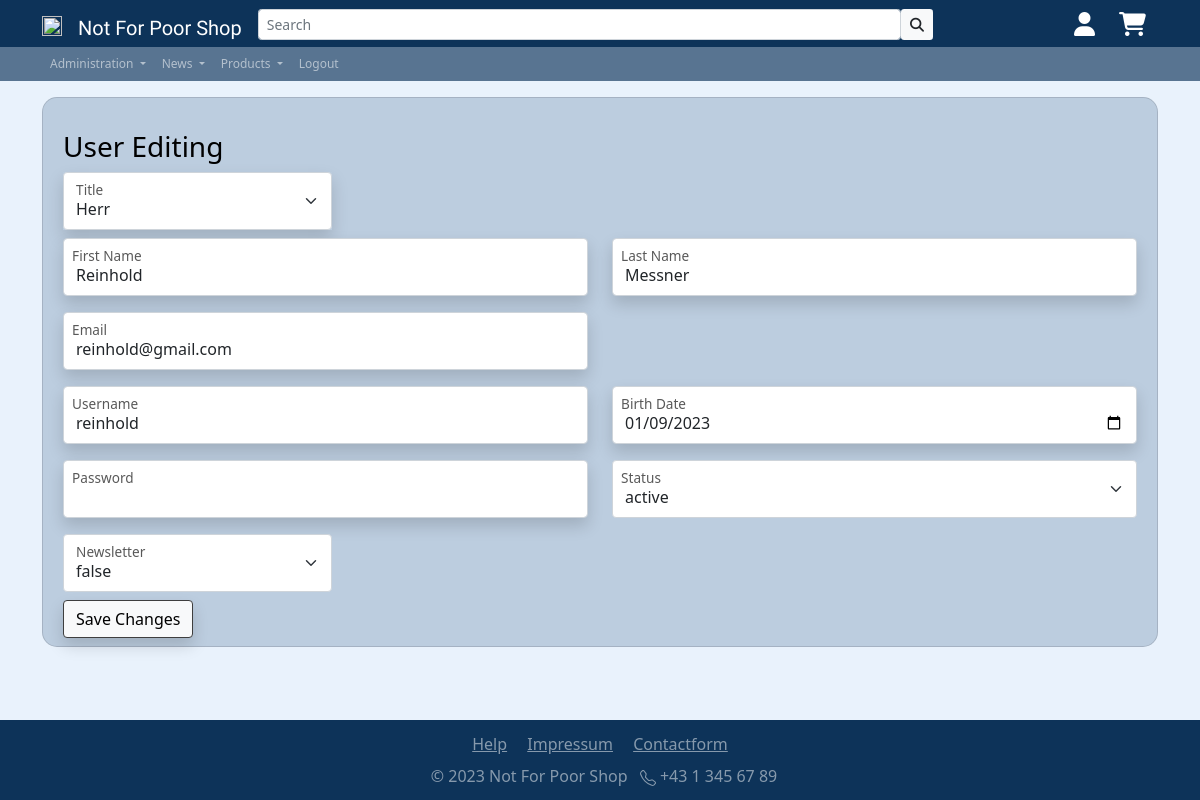
Page /app/inc/pgs/user_overview_change.php?user=20 (signed in) on the committed database.
### tables this page shows
CREATE TABLE `users` (
  `id` int(11) NOT NULL,
  `status` varchar(256) NOT NULL DEFAULT 'active',
  `form_of_adress` varchar(256) NOT NULL,
  `name` varchar(256) NOT NULL,
  `surname` varchar(256) NOT NULL,
  `username` varchar(256) NOT NULL,
  `password` varchar(256) NOT NULL,
  `useremail` varchar(256) NOT NULL,
  `birth_date` date NOT NULL,
  `has_newsletter` varchar(256) NOT NULL,
  `role` varchar(256) NOT NULL DEFAULT 'customer',
  `seller_id` int(11) DEFAULT NULL
);

### app/inc/pgs/user_overview_change.php (the view, shortened to what this page needs)
<!doctype html>
<html lang="en">
<head>
    <?php
   include '../includes/head.php';
    require_once('../../config/dbaccess.php');
    $customerID = $_GET['user'];
    $db_obj = new mysqli($host, $user, $password, $database);
    $sql =  "SELECT * FROM users WHERE id='$customerID'";
    $result = $db_obj->query($sql);
    $result = $result->fetch_assoc();
    $status = $result['status'];
    $formOfAdress = $result['form_of_adress'];
    $name = $result['name'];
    $surname = $result['surname'];
    $old_username = $result['username'];
    $old_useremail = $result['useremail'];
    $birthdate = $result['birth_date'];
    $has_newsletter = $result['has_newsletter'];
    ?>
</head>
<body class="d-flex flex-column min-vh-100">
    <div class="container site-font-color">
        <form class="card card-bg  shadow-2-strong card-registration mt-3 p-2" style="border-radius: 15px;" action=""
            method="post">
            <div class="container ">
                <div>
                    <h1 class="h3 mt-4">User Editing</h1>
                </div>
                <div class=" form-floating form-label select-label shadow col-md-3 ">
                    <select name="formOfAdress" id="floatingSelect" class="form-select">
                        <option selected
                            value='<?php echo $formOfAdress ?>'>
                            <?php echo $formOfAdress ?>
                        </option>
                    </select>
                    <label for="floatingSelect">Title</label>
                </div>
                <div class="row">
                    <div class="form-floating col-md-6">
                        <input type="text" class="form-control mb-3 shadow" name="name" id="name"
                            value="<?php echo $name ?>" required>
                        <label class="ms-2" for="floatingSurname">First Name</label>
                    </div>
                    <div class="form-floating col-md-6">
                        <input type="text" class="form-control mb-3 shadow" name="surname" id="surname"
                            value="<?php echo $surname ?>" required>
                        <label class="ms-2" for="floatingName">Last Name</label>
                    </div>
                </div>
                <div class="row">
                    <div class="form-floating col-md-6">
                        <input type="email" class="form-control mb-3 shadow" name="email" id="email"
                            value="<?php echo $old_useremail ?>"
                            required>
                        <label class="ms-2" for="email">Email</label>
                    </div>
                </div>
                <div class="row">
                    <div class="form-floating col-md-6">
                        <input type="text" minlength="4" class="form-control mb-3 shadow" name="username" id="username"
                            value="<?php echo $old_username ?>"
                            required>
                        <label class="ms-2" for="username">Username</label>
                    </div>
                    <div class="form-floating col-md-6">
                        <input type="date" class="form-control mb-3 shadow" name="birthdate" id="birthdate"
                            min="1930-01-01"
                            value="<?php echo $birthdate ?>">
                        <label class="ms-2" for="birthdate">Birth Date</label>
                    </div>
                </div>
                <div class="row">
                    <div class="form-floating col-md-6">
                        <input type="password" minlength="8" class="form-control mb-3 shadow" name="password" id="password">
                        <label class="ms-2" for="password">Password</label>
                    </div>
                    <div class=" form-floating form-label select-label  col-md-6">
                        <select name="status" id="status" class="form-select">
                            <option selected
                                value='<?php echo $status ?>'>
                                <?php echo $status ?>
                            </option>
                        </select>
                        <label class="ms-2" for="status">Status</label>
                    </div>
                </div>
                <div class=" form-floating form-label select-label  col-md-3">
                    <select name="newsletter" id="newsletter" class="form-select">
                        <option selected
                            value='<?php echo $has_newsletter ?>'>
                            <?php echo $has_newsletter ?>
                        </option>
                    </select>
                    <label class="" for="newsletter">Newsletter</label>
                </div>
                <button class="btn btn-primary btn-light shadow" type="submit">Save Changes</button>
            </div>
    </div>
    <?php
    include '../includes/footer.php';
    ?>
</body>
</html>

### app/res/css/styles.css (style rules this page uses)
html { height: 100%; }
body { background-color: #e9f2fc; font-family: "Segoe UI", Tahoma, Geneva, Verdana, sans-serif; background-image: none; background-repeat: no-repeat; background-position: center; background-attachment: fixed; }
.site-font-color { color: #000000; }
.shadow { box-shadow: -2px 11px 89px 17px rgba(0, 0, 0, 0.75); }
.btn-primary, .btn-outline-primary, .btn-primary:hover, .btn-primary:active, .btn-primary:visited .acco { background-color: 016df0 !important; border-width: 1px; border-color: rgb(62, 62, 62); color: rgb(0, 0, 0); }
.card-bg { background-color: #91a9c181; }

### rows in the picture
users: formOfAdress "Herr", name "Reinhold", surname "Messner", email "reinhold@gmail.com", username "reinhold", birthdate "01/09/2023", status "active", newsletter "false"
